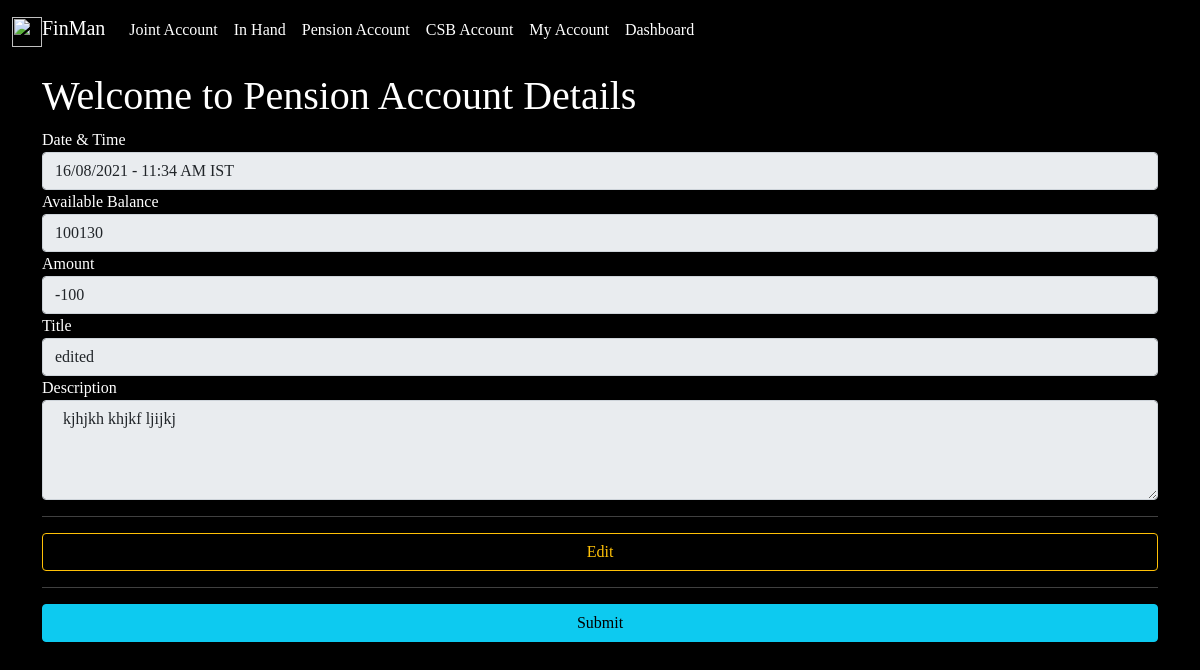
The app's page /pensionaccountdetails/2 with its own data.
### FinManApp/models.py (models this page shows, shortened)
class PensionAccountModel(models.Model):
    date_time  = models.CharField(max_length=200 ,null=True)
    available_balance =  models.CharField(max_length=200 ,null=True)
    amount = models.IntegerField(null=True)
    title =  models.CharField(max_length=200 ,null=True)
    description =  models.TextField(null=True)
    month = models.CharField(max_length=200 ,blank=True)
    year = models.CharField(max_length=200 ,blank=True)

### FinManApp/views.py (the view)
# urls.py: path('pensionaccountdetails/<PensionAccountModel_id>', views.pensionaccountdetails, name = 'pensionaccountdetails'),
def pensionaccountdetails(request,PensionAccountModel_id):
    try:
        item = PensionAccountModel.objects.get(pk=PensionAccountModel_id)
        if request.method == 'POST':
            item.amount=request.POST["amount"]
            item.title=request.POST["title"]
            item.description=request.POST["description"]
            item.save()
            all_item=PensionAccountModel.objects.all
            return redirect('pensionaccountstatement')
        else:
            item = PensionAccountModel.objects.get(pk=PensionAccountModel_id)
            return render(request, "pensionaccountdetails.html" ,{'item':item})
    except:
        return redirect('pensionaccountstatement')

### FinManApp/templates/pensionaccountdetails.html (shortened to what this page needs)
{% extends 'menubar.html' %}
{% block content %}
<br><br><br>
    <h1>Welcome to Pension Account Details</h1>
    <form method="POST">
        <label>Date & Time</label>
        <input id="date_time" name="date_time" type="text" class="form-control" value="{{item.date_time}}" readonly>
        <label>Available Balance</label>
        <input id="available_balance" name="available_balance" type="text" class="form-control" value="{{item.available_balance}}" readonly>
        <label>Amount</label>
        <input id="amount" name="amount" type="number" class="form-control" value="{{item.amount}}" readonly>
        <label>Title</label>
        <input id="title" name="title" type="text" class="form-control" value="{{item.title}}" disabled="true">
        <label>Description</label>
        <textarea id="description" name="description" type="text" class="form-control" disabled="true" style="height: 100px;"> {{item.description}}  </textarea>
    <hr>
    <div class="d-grid gap-2">
        <button type="button" class="btn btn-outline-warning" onclick="enabled()">Edit</button>
    </div>
    <hr>
    <div class="d-grid gap-2">
        <button type="submit" class="btn btn-info" id="but1" name="submit">Submit</button>
    </div>
    <br>
    </form>
{% endblock %}

### FinManApp/templates/menubar.html (style rules this page uses)
body { background: black; }

### records on screen
PensionAccountModel: date_time "16/08/2021 - 11:34 AM IST", available_balance "100130", amount "-100", title "edited", description "kjhjkh khjkf ljijkj"
